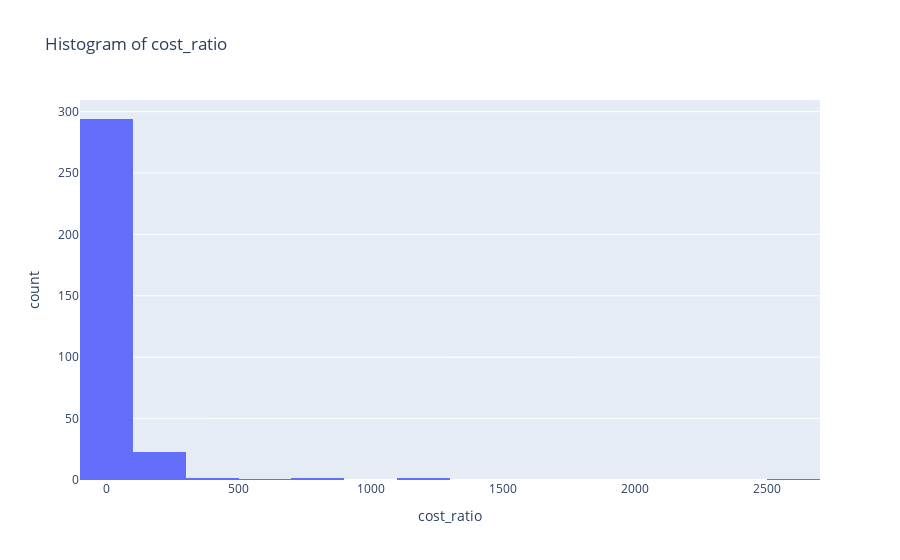

Write notebook code for a chart like this one.
### Code cell
x = 'cost_ratio'

display(df.sort_values(x, ascending = False).head())
#display(df.sort_values(x, ascending = True).head())

fig = px.histogram(df, x=x, title = 'Histogram of ' + x, nbins = int(len(df) ** (1 / 2)))

fig.show()

### Figure 1 — Plotly figure (JSON) as saved in the notebook; plotly's stock layout.template omitted (floating-point values rounded to 4 significant figures; data arrays with more than 128 entries replaced by an {"elided": "..."} marker saying what was removed)
{"data": [{"alignmentgroup": "True", "bingroup": "x", "hovertemplate": "cost_ratio=%{x}<br>count=%{y}<extra></extra>", "legendgroup": "", "marker": {"color": "#636efa", "pattern": {"shape": ""}}, "name": "", "nbinsx": 18, "offsetgroup": "", "orientation": "v", "showlegend": false, "type": "histogram", "x": {"elided": "325 float values"}, "xaxis": "x", "yaxis": "y"}], "layout": {"autosize": true, "barmode": "relative", "legend": {"tracegroupgap": 0}, "title": {"text": "Histogram of cost_ratio"}, "xaxis": {"anchor": "y", "autorange": true, "domain": [0, 1], "range": [-100, 2700], "title": {"text": "cost_ratio"}, "type": "linear"}, "yaxis": {"anchor": "x", "autorange": true, "domain": [0, 1], "range": [0, 309.5], "title": {"text": "count"}}}}
